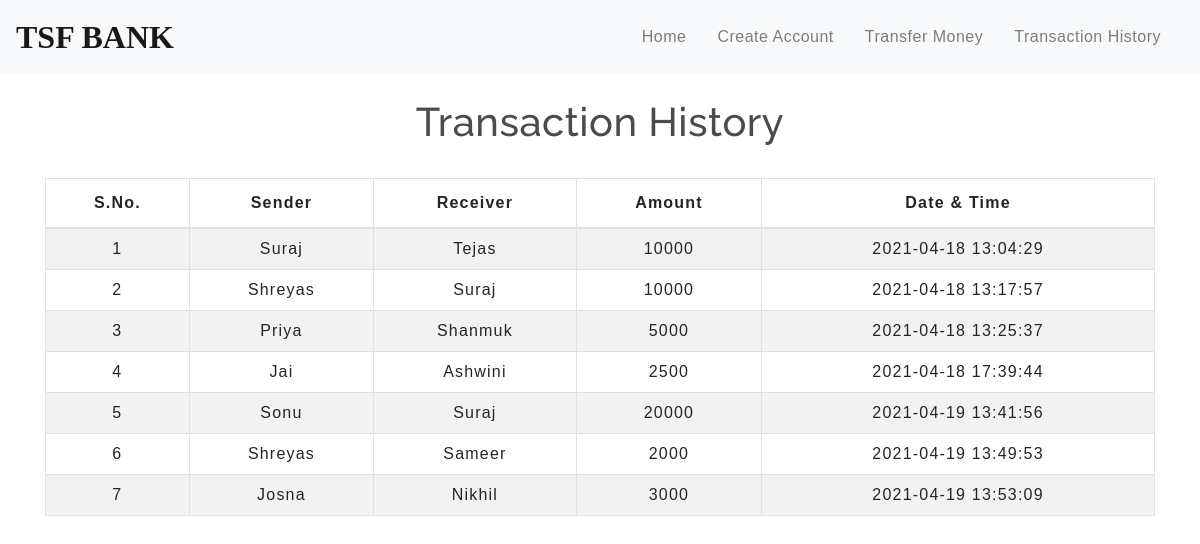
The page /transactionhistory.php on the database its author committed.
### tables this page shows
CREATE TABLE `transaction` (
  `sno` int(3) NOT NULL,
  `sender` text NOT NULL,
  `receiver` text NOT NULL,
  `balance` int(8) NOT NULL,
  `datetime` datetime NOT NULL DEFAULT current_timestamp()
);

### transactionhistory.php (the view, shortened to what this page needs)
<!DOCTYPE html>
<html lang="en">
<head>
    <link rel="stylesheet" href="https://stackpath.bootstrapcdn.com/bootstrap/4.5.2/css/bootstrap.min.css">
    <link rel="stylesheet" type="text/css" href="css/table.css">
    <link rel="stylesheet" type="text/css" href="css/navbar.css">
</head>
<body>
<?php
  include 'navbar.php';
?>
	<div class="container">
        <h2 class="text-center pt-4">Transaction History</h2>
       <br>
       <div class="table-responsive-sm">
    <table class="table table-hover table-striped table-condensed table-bordered">
        <thead>
            <tr>
                <th class="text-center">S.No.</th>
                <th class="text-center">Sender</th>
                <th class="text-center">Receiver</th>
                <th class="text-center">Amount</th>
                <th class="text-center">Date & Time</th>
            </tr>
        </thead>
        <tbody>
        <?php
            include 'config.php';
            $sql ="select * from transaction";
            $query =mysqli_query($conn, $sql);
            while($rows = mysqli_fetch_assoc($query))
            {
        ?>
            <tr>
            <td class="py-2"><?php echo $rows['sno']; ?></td>
            <td class="py-2"><?php echo $rows['sender']; ?></td>
            <td class="py-2"><?php echo $rows['receiver']; ?></td>
            <td class="py-2"><?php echo $rows['balance']; ?> </td>
            <td class="py-2"><?php echo $rows['datetime']; ?> </td>
        <?php
            }
        ?>
        </tbody>
    </table>
    </div>
</div>
</body>
</html>

### navbar.php (shortened to what this page needs)
<nav class="navbar navbar-expand-md navbar-light bg-light">
<a class="navbar-brand" href="index.php">TSF BANK</a>
<div class="collapse navbar-collapse" id="collapsibleNavbar">
      <ul class="navbar-nav ml-auto">
        <li class="nav-item">
          <a class="nav-link" href="index.php">Home</a>
        </li>
        <li class="nav-item">
          <a class="nav-link" href="createuser.php">Create Account</a>
        </li>
        <li class="nav-item">
          <a class="nav-link" href="transfermoney.php">Transfer Money</a>
        </li>
        <li class="nav-item">
          <a class="nav-link" href="transactionhistory.php">Transaction History</a>
        </li>
    </div>
 </nav>

### css/table.css (style rules this page uses)
* { padding: 0; margin: 0; box-sizing: border-box; font-family: sans-serif; }
h2 { font-size: 40px; }
table { letter-spacing: 1.2px; }
td { text-align: center; }

### css/navbar.css (style rules this page uses)
.nav-link { margin-right: 15px; color:#54858c; letter-spacing: 0.5px; transition: 0.5s; }
.navbar-brand { color: #7B8788; font-weight: bolder; font-family: serif; font-size: xx-large; transition: 0.5s; }
h2 { color: #4C4B4B; letter-spacing: 0.5px; font-family: raleway; }

### rows shown on the page
transaction: sno "1", sender "Suraj", receiver "Tejas", balance "10000", datetime "2021-04-18 13:04:29"
transaction: sno "2", sender "Shreyas", receiver "Suraj", balance "10000", datetime "2021-04-18 13:17:57"
transaction: sno "3", sender "Priya", receiver "Shanmuk", balance "5000", datetime "2021-04-18 13:25:37"
transaction: sno "4", sender "Jai", receiver "Ashwini", balance "2500", datetime "2021-04-18 17:39:44"
transaction: sno "5", sender "Sonu", receiver "Suraj", balance "20000", datetime "2021-04-19 13:41:56"
transaction: sno "6", sender "Shreyas", receiver "Sameer", balance "2000", datetime "2021-04-19 13:49:53"
transaction: sno "7", sender "Josna", receiver "Nikhil", balance "3000", datetime "2021-04-19 13:53:09"
